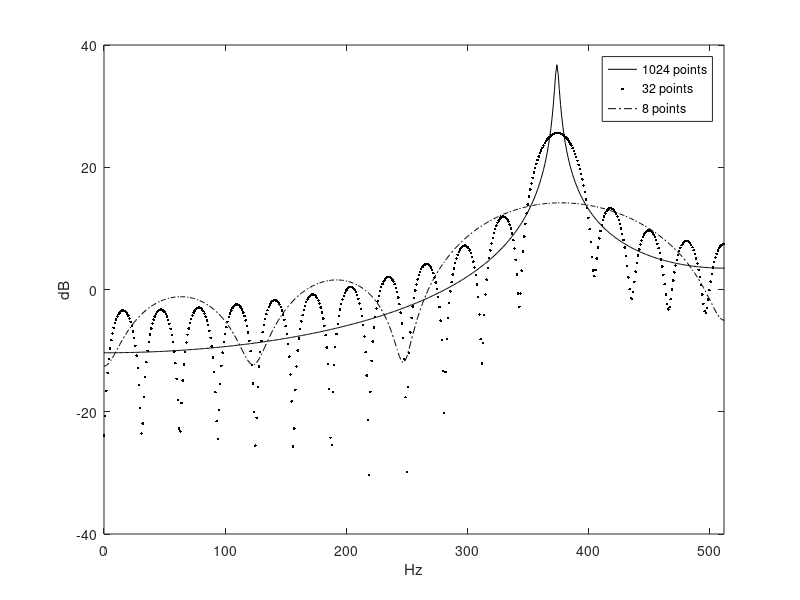

Write MATLAB code to recreate this figure.
fs=1024;
T=1/fs;
npts=1024;
n=0:T:(npts-1)*T;
f=0:fs/npts:fs*(1-1/npts);

fp1=374;
sigp1=-10;

j=sqrt(-1);

sp1=sigp1+j.*2.*pi.*fp1;
sp1c=sigp1-j.*2.*pi.*fp1;

%
% digital domin
%

zp1=exp(sp1.*T);
zp1c=exp(sp1c.*T);

A=zeros(1024,1);
A(1)=1.0;
A(2)=-(zp1+zp1c);
A(3)=zp1.*zp1c;

AW=fft(A);
HAW=1./AW;
%
% digital filter
%
X=randn(1024,1);
Y=zeros(1024,1);
H=zeros(1024,1);

Y(1)=A(1).*X(1);
Y(2)=A(1).*X(2)-A(2).*Y(1);
for i=3:1024,
	Y(i)=A(1).*X(i) - A(2).*Y(i-1) - A(3).*Y(i-2);
end

YW=fft(Y);
XW=fft(X);
HW=XW./YW;

H=ifft(HW);
for i=6:1024,
	H(i)=0.0;
end

HW=fft(H);

HA=ifft(HAW);
HA32=HA;
HA32(33:1024)=zeros(size(HA32(33:1024)));
HAW32=fft(HA32);
HA8=HA;
HA8(9:1024)=zeros(size(HA8(9:1024)));
HAW8=fft(HA8);

figure(1);
plot(f,20.*log10(abs(HAW)),'k');
hold on;
plot(f,20.*log10(abs(HAW32)),'k.');
plot(f,20.*log10(abs(HAW8)),'k-.');
hold off;
axis([0 fs/2 -40 40]);
legend('1024 points','32 points', '8 points');
xlabel('Hz');
ylabel('dB');
